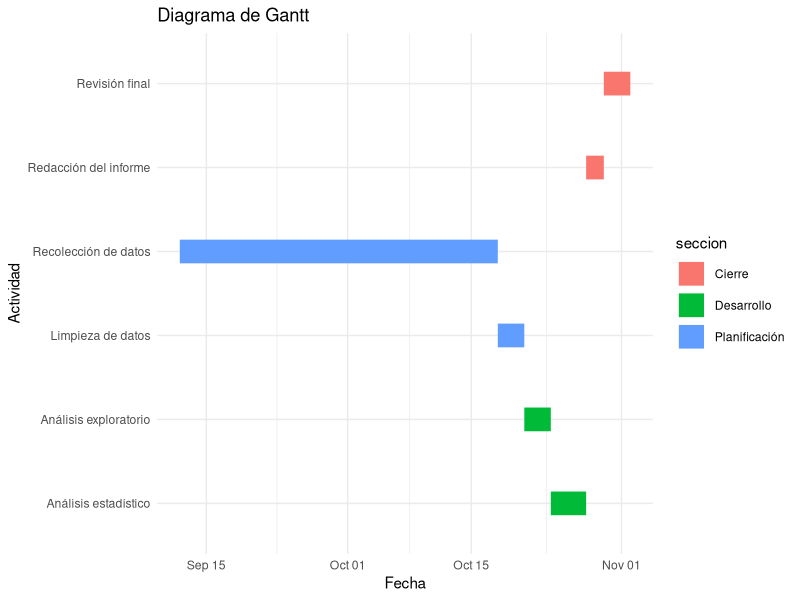
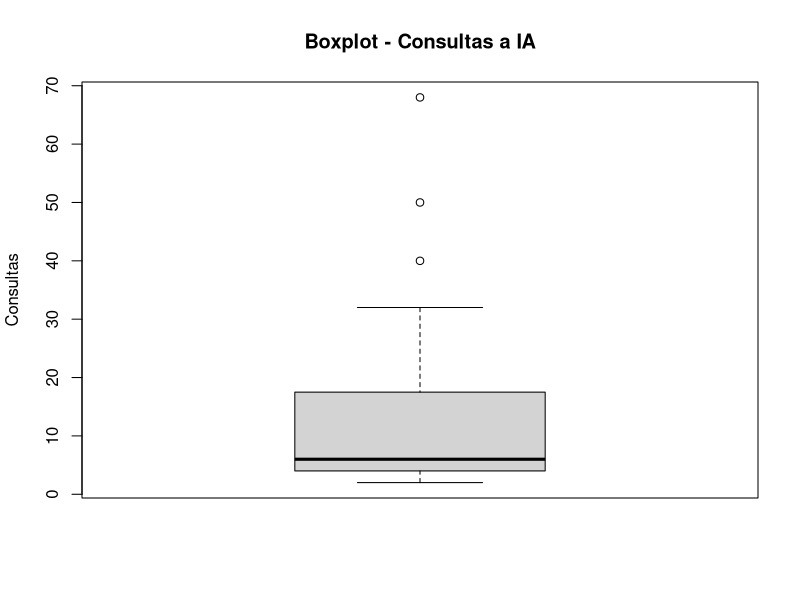
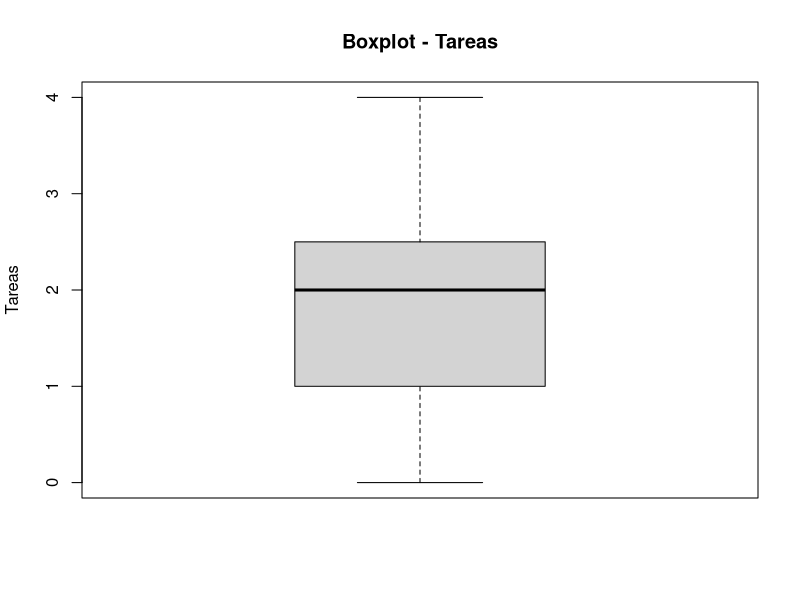
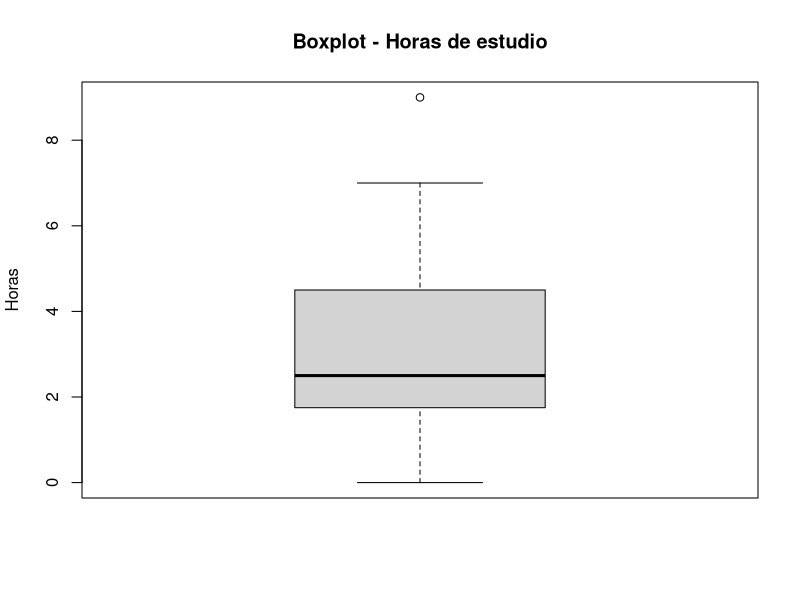
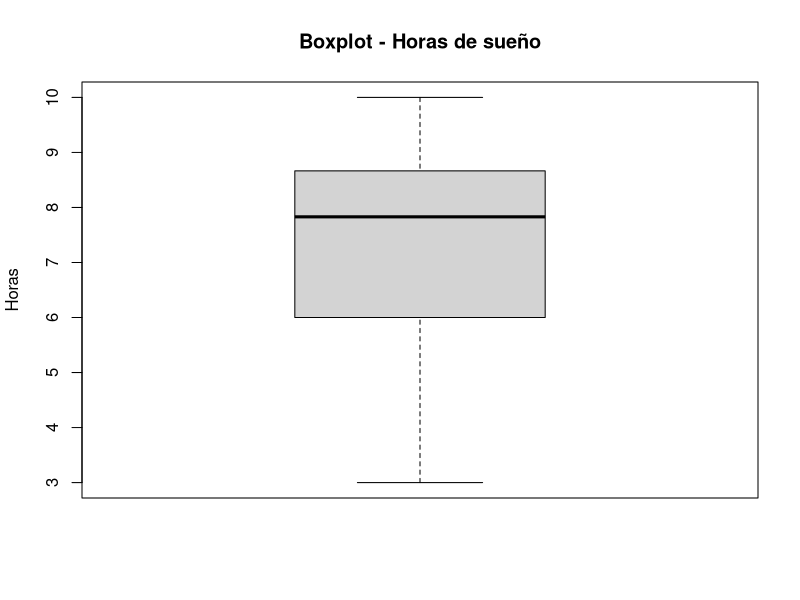
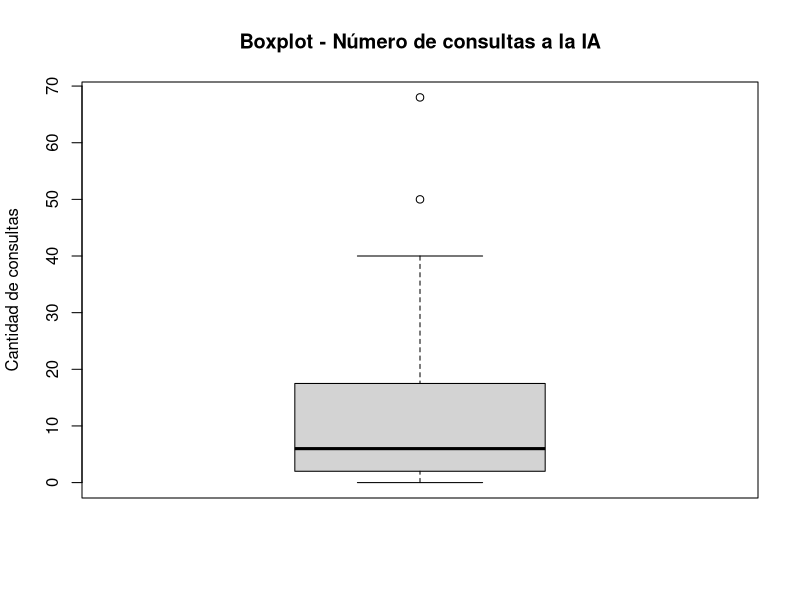
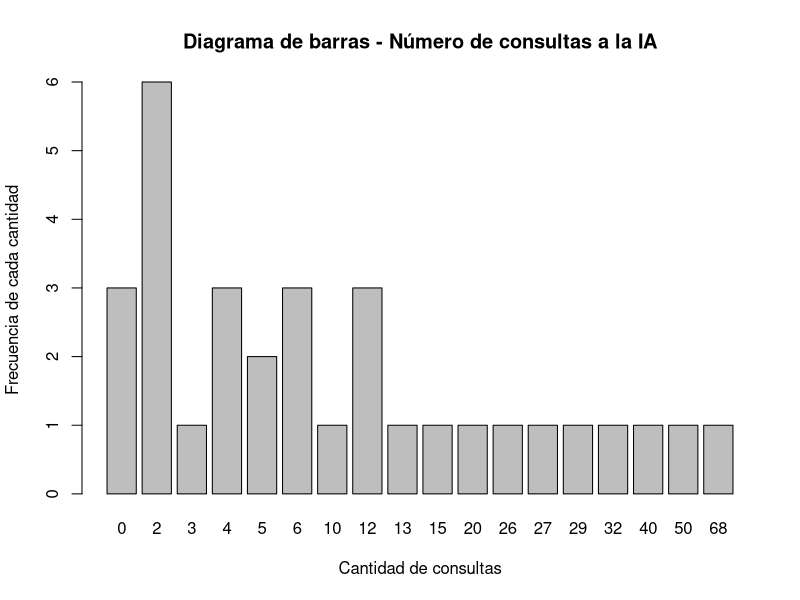
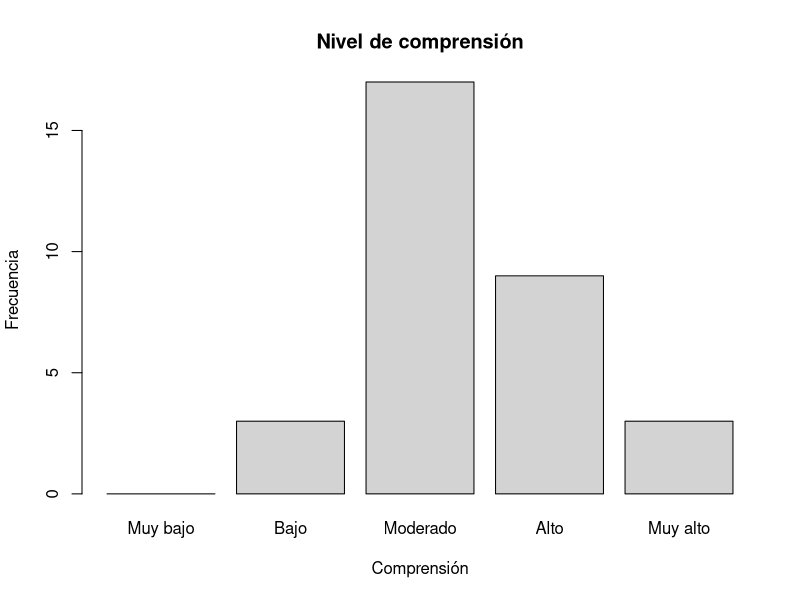

Here is the R script that generated these plots, in order:
## ---- chunk 1
library(ggplot2)

tareas <- data.frame(
  tarea = c(
    "Recolección de datos",
    "Limpieza de datos",
    "Análisis exploratorio",
    "Análisis estadístico",
    "Redacción del informe",
    "Revisión final"
  ),
  inicio = as.Date(c(
    "2026-09-12", "2026-10-18", "2026-10-21", "2026-10-24", "2026-10-28", "2026-10-30"
  )),
  fin = as.Date(c(
    "2026-10-18", "2026-10-21", "2026-10-24", "2026-10-28", "2026-10-30", "2026-11-02"
  )),
  seccion = c(
    "Planificación",
    "Planificación",
    "Desarrollo",
    "Desarrollo",
    "Cierre",
    "Cierre"
  )
)

ggplot(tareas,
       aes(x = inicio,
           xend = fin,
           y = tarea,
           yend = tarea,
           color = seccion)) +
  geom_segment(linewidth = 8) +
  labs(title = "Diagrama de Gantt",
       x = "Fecha",
       y = "Actividad") +
  theme_minimal()
## ---- chunk 2
library(readr)
library(dplyr)
library(tidyverse)
library(ggplot2)

DF <- read_csv("RespuestasDiario.csv")
## ---- chunk 3
names(DF)
DFL <- DF
## ---- chunk 4
DFL %>% rename(hora = `Marca temporal`
               , consultas = `¿Cuántas consultas a una IA realizaste hoy?`
               , uso = `¿Cuál fue el uso principal que le diste a la IA hoy?`
               , satisfaccion = `¿Qué nivel de satisfacción tienes con tu avance académico de hoy?`
               , tareas = `¿En cuántas tareas de hoy el uso de la IA te ahorró tiempo?`
               , curso = `¿Cuál es el código del curso sobre el que hiciste la mayoría de tus consultas a la IA hoy?`
               , estudio = `¿Cuántas horas efectivas de estudio acumulaste el día de hoy?`
               , sueno = `¿Cuántas horas dormiste la noche pasada?`
               , comprension = `¿Qué nivel de comprensión tuviste de las actividades académicas que realizaste hoy?`
               , email = `Dirección de correo electrónico`) -> DFL
## ---- chunk 5
DFL <- DFL[, c("hora", "consultas", "uso", "satisfaccion", "tareas", "curso", "estudio", "sueno", "comprension", "email")]
names(DFL)
## ---- chunk 6
DFAuxiliar <- read_csv("CorreosGrupo.csv")
## ---- chunk 7
DFL <- inner_join(DFL, DFAuxiliar, by = "email")
## ---- chunk 8
head(DFL[c("hora", "email", "Grupo")])
## ---- chunk 9
dim(DFL)
head(DFL)
sapply(DFL, class)
## ---- chunk 10
colSums(is.na(DFL))
## ---- chunk 11
round(colSums(is.na(DFL)) / nrow(DFL) * 100, 2)
## ---- chunk 12
sum(DFL$consultas == 0, na.rm = TRUE)
## ---- chunk 13
sum(DFL$tareas == 0, na.rm = TRUE)
## ---- chunk 14
sum(DFL$estudio == 0, na.rm = TRUE)
## ---- chunk 15
sum(DFL$sueno == 0, na.rm = TRUE)
## ---- chunk 16
length(unique(DFL$comprension))
unique(DFL$comprension)
## ---- chunk 17
length(unique(DFL$sueno))
unique(DFL$sueno)
## ---- chunk 18
length(unique(DFL$estudio))
unique(DFL$estudio)
## ---- chunk 19
length(unique(DFL$curso))
unique(DFL$curso)
## ---- chunk 20
length(unique(DFL$tareas))
unique(DFL$tareas)
## ---- chunk 21
length(unique(DFL$satisfaccion))
unique(DFL$satisfaccion)
## ---- chunk 22
length(unique(DFL$uso))
unique(DFL$uso)
## ---- chunk 23
length(unique(DFL$consultas))
unique(DFL$consultas)
## ---- chunk 24

#Se hace el filtrado por horas teniendo en cuenta que se guarda en el formato de 24 horas por lo que solo acotamos desde 21.5 osea 9:30 

DFL1<-DFL%>%filter(!(((hour(dmy_hms(hora)) + minute(dmy_hms(hora))/60) < 21.5))) %>% 

# en caso de superesswarnings es para evitar que arroje errores en consultas debido a que permite ingreso de datos vacios por lo que se trata de convertir a numero y de ahi vemos si es NA e inviertiendo mediante ! para quedarnos con los que si cumplan eso  
  
filter(!is.na(suppressWarnings(as.numeric(consultas))), 

# Repetimos el mismo tipo de filtrado con respecto a la variable tareas, sueno y estudio 

!is.na(suppressWarnings(as.numeric(tareas))),                                   
!is.na(suppressWarnings(as.numeric(estudio))),                           !is.na(suppressWarnings(as.numeric(sueno))))%>% 
  
#verificamos que las consultas y tareas sean numeros enteros 

filter(as.numeric(consultas)%%1==0, 
       as.numeric(tareas)%%1==0)

## ---- chunk 25
  DF2<-DFL1%>%mutate(
  
  # se arma el primer filtro para normalizar uso
  uso_= chartr("áéíóúÁÉÍÓÚ", "aeiouAEIOU", tolower(uso)),
  
  # el segundo filtro para la busqueda de palabras clave 
  usoC= str_detect(uso_,regex("\\b(ia|no|use|ningun[oa])\\b",ignore_case = TRUE)),
  
  # el tercer filtro ayuda a buscar datos no validos y validar los mismos
  cursoC = is.na(curso) | str_detect(curso, "^[ -]*$") | 
  str_detect(curso, "^[A-Za-z]{2}\\d{4}$"),
  
  # el cuarto filtro verifica las consultas y une con validacion de curso
  filtro=!usoC&cursoC&(as.numeric(consultas)>0|as.numeric(tareas)>0),
  
  # se aplica el filtro para cada dato relacionado
  uso = if_else(filtro, uso,NA_character_),
  
  consultas=if_else(filtro,consultas,NA_integer_),   
  
  tareas= if_else(filtro,tareas,NA_integer_),
  
  curso = if_else(filtro,curso,NA_character_)
  ) %>% select(-filtro, -usoC,-cursoC,-uso_)  
# despues se borra las columnas auxiliares     
## ---- chunk 26
# Número de consultas a IA
boxplot(DF2$consultas,
        main = "Boxplot - Consultas a IA",
        ylab = "Consultas")

boxplot.stats(DF2$consultas)$out
## ---- chunk 27
# Número de tareas donde la IA ahorró tiempo
boxplot(DF2$tareas,
        main = "Boxplot - Tareas",
        ylab = "Tareas")

boxplot.stats(DF2$tareas)$out
## ---- chunk 28
# Horas efectivas de estudio
boxplot(DF2$estudio,
        main = "Boxplot - Horas de estudio",
        ylab = "Horas")
        
boxplot.stats(DF2$estudio)$out
## ---- chunk 29
# Horas de sueño
boxplot(DF2$sueno,
        main = "Boxplot - Horas de sueño",
        ylab = "Horas")

boxplot.stats(DF2$sueno)$out
## ---- chunk 30
# Variabilidad de las consultas
range(DF2$consultas, na.rm = TRUE)
var(DF2$consultas, na.rm = TRUE)
sd(DF2$consultas, na.rm = TRUE)
IQR(DF2$consultas, na.rm = TRUE)
## ---- chunk 31
# Variabilidad de las tareas
range(DF2$tareas, na.rm = TRUE)
var(DF2$tareas, na.rm = TRUE)
sd(DF2$tareas, na.rm = TRUE)
IQR(DF2$tareas, na.rm = TRUE)
## ---- chunk 32
# Variabilidad de las horas de estudio
range(DF2$estudio, na.rm = TRUE)
var(DF2$estudio, na.rm = TRUE)
sd(DF2$estudio, na.rm = TRUE)
IQR(DF2$estudio, na.rm = TRUE)
## ---- chunk 33
# Variabilidad de las horas de sueño
range(DF2$sueno, na.rm = TRUE)
var(DF2$sueno, na.rm = TRUE)
sd(DF2$sueno, na.rm = TRUE)
IQR(DF2$sueno, na.rm = TRUE)
## ---- chunk 34
# Frecuencia del principal uso de IA
table(DF2$uso)
prop.table(table(DF2$uso)) * 100
## ---- chunk 35
# Frecuencia del nivel de satisfacción
table(DF2$satisfaccion)
prop.table(table(DF2$satisfaccion)) * 100
## ---- chunk 36
# Frecuencia del nivel de comprensión
table(DF2$comprension)
prop.table(table(DF2$comprension)) * 100
## ---- chunk 37
tabla_NA <- data.frame(
  Variable = names(DF2),
  Cantidad_NA = colSums(is.na(DF2)),
  Porcentaje_NA = round(colSums(is.na(DF2)) / nrow(DF2) * 100, 2),
  row.names = NULL
)
tabla_NA
## ---- chunk 38
#Revisamos si los NAs están en una mismo registro
table(rowSums(is.na(DF2)))
#Impacto si eliminamos los NAs
nrow(DF2)
nrow(na.omit(DF2))
round((1 - nrow(na.omit(DF2)) / nrow(DF2)) * 100, 2)
## ---- chunk 39
# DF2 sale de DFL1 sin filtrar filas, así que ambas bases están alineadas
# podemos recuperar de DFL1 los valores que el Paso 3 convirtió a NA.
nrow(DFL1) == nrow(DF2)

diagnostico <- DF2 %>%
  mutate(
    # Valores originales, antes del Paso 3
    consultas_orig = as.numeric(DFL1$consultas),
    tareas_orig    = as.numeric(DFL1$tareas),
    uso_orig       = as.character(DFL1$uso),
    curso_orig     = as.character(DFL1$curso),

    # ¿El estudiante declaró alguna actividad con IA ese día?
    hubo_actividad = consultas_orig > 0 | tareas_orig > 0,

    # Motivo por el que el registro quedó incompleto
    motivo = case_when(
      !is.na(uso)     ~ "Completo",
      !hubo_actividad ~ "Sin uso de IA",
      TRUE            ~ "Curso fuera de formato"
    )
  )

table(diagnostico$motivo)
## ---- chunk 40
# Perfil de cada grupo según las consultas que realmente declararon
diagnostico %>%
  filter(motivo != "Completo") %>%
  group_by(motivo) %>%
  summarise(
    n = n(),
    consultas_min   = min(consultas_orig),
    consultas_max   = max(consultas_orig),
    consultas_media = round(mean(consultas_orig), 1)
  )
## ---- chunk 41
DF3 <- diagnostico %>%
  mutate(
    # Marca si de verdad usó IA, según el motivo y no según si había NA
    uso_ia = motivo != "Sin uso de IA",

    # Si no usó IA, el valor verdadero es 0 
    # Cuantitativas discretas: 
    consultas = if_else(motivo == "Sin uso de IA", 0, consultas_orig),
    consultas= as.integer(consultas),
    tareas    = if_else(motivo == "Sin uso de IA", 0, tareas_orig),
    tareas= as.integer(tareas),

    # Cualitativa nominal: asignamos una categoría propia
    uso   = if_else(motivo == "Sin uso de IA", "No usó IA", uso_orig),
    uso = factor(uso,levels=unique(uso)),
    

  # Si solo falló el curso, se conservan sus datos reales
  # y únicamente el curso queda marcado como inválido
    curso = case_when(
      motivo == "Sin uso de IA"          ~ "No aplica",
      motivo == "Curso fuera de formato" ~ "Sin código válido",
      TRUE                               ~ curso_orig
    ),
      curso = factor(curso,levels=unique(curso)),

    # Cuantitativas continuas
    estudio = as.numeric(estudio),
    sueno   = as.numeric(sueno),

    # Ordinal, levels imponen el orden
    comprension = factor(comprension,
                         levels = c("Muy bajo", "Bajo", "Moderado", "Alto", "Muy alto"),
                         ordered = TRUE),

    satisfaccion = factor(satisfaccion, levels = 1:5, ordered = TRUE),

    # Identificador: el promedio de un número de grupo no tendría interpretación
    Grupo = factor(Grupo)
  ) %>%
# Se borran las columnas que solo sirvieron para el diagnóstico
  select(-consultas_orig, -tareas_orig, -uso_orig, -curso_orig,
         -hubo_actividad, -motivo)
## ---- chunk 42
# Verificamos que no quede ningún NA ni se hayan perdido filas
sum(is.na(DF3))
nrow(DF3)
table(DF3$uso_ia)
## ---- chunk 43
# Cuántas observaciones sobreviven a cada etapa del proceso
trazabilidad <- data.frame(
  Etapa = c("Base cruda (DF)", "Subset y join (DFL)", "Normalización (DFL1)",
            "Criterios (DF2)", "Gestión de nulos (DF3)"),
  Observaciones = c(nrow(DF), nrow(DFL), nrow(DFL1), nrow(DF2), nrow(DF3))
)
# Qué porcentaje de la base original representa cada etapa
trazabilidad$Retencion <- round(trazabilidad$Observaciones / nrow(DF) * 100, 2)
trazabilidad
## ---- chunk 44
# Mismo diagnóstico del Paso 1, ahora sobre la base limpia.
radiografia <- data.frame(
  Variable = names(DF3),
  Tipo = sapply(DF3, function(x) class(x)[1]),
  NA_total = colSums(is.na(DF3)),
  Porcentaje_NA = round(colSums(is.na(DF3)) / nrow(DF3) * 100, 2),
  Unicos = sapply(DF3, function(x) length(unique(x))),
  row.names = NULL
)
radiografia
## ---- chunk 45
# Conteo de ceros en cada numérica
sum(DF3$consultas == 0)
sum(DF3$tareas == 0)
sum(DF3$estudio == 0)
sum(DF3$sueno == 0)
## ---- chunk 46
# Verificamos que ninguna numérica se salga de los rangos del codebook.

data.frame(
  Variable = c("consultas", "tareas", "estudio", "sueno"),
  Restriccion = c("x >= 0", "x >= 0", "x >= 0", "0 <= x <= 24"),
  Minimo = c(min(DF3$consultas), min(DF3$tareas), min(DF3$estudio), min(DF3$sueno)),
  Maximo = c(max(DF3$consultas), max(DF3$tareas), max(DF3$estudio), max(DF3$sueno)),
  Cumple = c(all(DF3$consultas >= 0), all(DF3$tareas >= 0), all(DF3$estudio >= 0),
             all(DF3$sueno >= 0 & DF3$sueno <= 24))
)
## ---- chunk 47
# Filas idénticas en todas sus columnas
sum(duplicated(DF3))
# El diseño es longitudinal, cada estudiante debe tener un solo registro por día.
DF3 %>%
  mutate(fecha = substr(hora, 1, 10)) %>%
  count(email, fecha) %>%
  filter(n > 1)
## ---- chunk 48
# Observaciones limpias que aportó cada grupo
DF3 %>% count(Grupo)
## ---- chunk 49
# Filtro sobre nuestro grupo
GRUPO <- 6
DF3_grupo <- DF3 %>% filter(Grupo == GRUPO)

nrow(DF3_grupo)
DF3_grupo %>% count(email)
## ---- chunk 50
n_distinct(DF3$email)
## ---- chunk 51
boxplot(DF3$consultas,
        main = "Boxplot - Número de consultas a la IA",
        ylab = "Cantidad de consultas")
## ---- chunk 52
quantile(DF3$consultas, 0.5, na.rm = T, type = 3, )
quantile(DF3$consultas, 0.75, na.rm = T, type = 3, )
## ---- chunk 53
barplot(table(DF3$consultas),
        main = "Diagrama de barras - Número de consultas a la IA",
        xlab = "Cantidad de consultas",
        ylab = "Frecuencia de cada cantidad")
## ---- chunk 54
table(DF3$comprension)
round(prop.table(table(DF3$comprension)) * 100, 2)
round(cumsum(prop.table(table(DF3$comprension))) * 100, 2)
## ---- chunk 55
barplot(table(DF3$comprension),
        main = "Nivel de comprensión",
        xlab = "Comprensión",
        ylab = "Frecuencia",
        col = "lightgray")
## ---- chunk 56
boxplot(DF3$sueno)
## ---- chunk 57
hist(DF3$sueno,
     main = "Horas de sueño",
     xlab = "Horas",
     col = "lightgray",
     ylab = "Frecuencia")
## ---- chunk 58
summary(DF3$sueno)
round(sd(DF3$sueno),2)
IQR(DF3$sueno)
round(sd(DF3$sueno) / mean(DF3$sueno),2) #CV
## ---- chunk 59
boxplot(consultas ~ satisfaccion, data = DF3,
        main = "Nivel de satisfacción vs Número de consultas",
        xlab = "Nivel de satisfacción",
        ylab = "Cantidad de consultas")
## ---- chunk 60
quantile(DF3$consultas[DF3$satisfaccion == 3], 0.3, na.rm = T, type = 3)
quantile(DF3$consultas[DF3$satisfaccion == 4], 0.3, na.rm = T, type = 3)
quantile(DF3$consultas[DF3$satisfaccion == 5], 0.3, na.rm = T, type = 3)
## ---- chunk 61
cor.test(DF3$consultas,DF3$estudio,method="spearman")
## ---- chunk 62
ggplot(DF3, aes(x = consultas, y = estudio)) +
  geom_point(color = "navy", size = 2.5) +
  labs(
    title = "Consultas vs Estudio",
    x = "consultas",
    y = "estudio"
  )
## ---- chunk 63
DFC <- DF3[DF3$uso_ia == TRUE, ]
DFC$curso <- toupper(DFC$curso)
DFC$uso <- as.character(DFC$uso)
DFC <- DFC[DFC$curso %in% c("CC1105", "CS2031", "CC2101", "CS2013"), ]
DFC <- DFC[DFC$uso %in% c("Resolver ejercicios", "Resumir", "Programar", "Redactar"), ]
nrow(DFC)
## ---- chunk 64
tabla <- table(DFC$curso, DFC$uso)
tabla
round(prop.table(tabla, 1) * 100, 2)
## ---- chunk 65
barplot(t(tabla),
        beside = TRUE,
        legend.text = TRUE,
        main = "Uso de la IA según el curso",
        xlab = "Curso",
        ylab = "Frecuencia",
        ylim = c(0, 30))
## ---- chunk 66
mosaicplot(tabla,
           main = "Curso vs. uso de la IA",
           color = TRUE)
## ---- chunk 67
DF3 %>%
  filter(uso_ia) %>%
  mutate(
    uso_g = if_else(uso %in% c("Resolver ejercicios", "Resumir",
                                "Programar", "Redactar", "No usó IA"),
                     as.character(uso), "Otros"),
    ahorro = if_else(tareas == 0, "Sin tareas ahorradas", "Con tareas ahorradas")
  ) %>%
  count(uso_g, ahorro) %>%
  tidyr::pivot_wider(names_from = ahorro, values_from = n, values_fill = 0) %>%
  {
    tabla <- .[, c("uso_g", "Sin tareas ahorradas", "Con tareas ahorradas")]
    m <- t(as.matrix(tabla[, -1]))
    colnames(m) <- tabla$uso_g
    barplot(m,
            main = "Proporción de tareas ahorradas según el uso de IA",
            ylab = "Cantidad de registros",
            xlab = "Uso principal",
            col = c("steelblue", "gray80"))
    legend("topleft",
           legend = c("Sin ahorro", "Con ahorro"),
           fill = c("steelblue", "gray80"),
           cex = 0.8)
  }
## ---- chunk 68
DF3 %>%
  filter(uso_ia) %>%
  mutate(uso_g = if_else(uso %in% c("Resolver ejercicios", "Resumir",
                                     "Programar", "Redactar", "No usó IA"),
                          as.character(uso), "Otros")) %>%
  group_by(uso_g) %>%
  summarise(
    registros   = n(),
    ta_ahorrada = round(mean(tareas > 0, na.rm = TRUE) * 100, 1)
  ) %>%
  rename(Uso = uso_g)
## ---- chunk 69
boxplot(sueno ~ comprension, data = DF3,
        xlab = "comprension",
        ylab = "sueno",
        col = c("skyblue"))
## ---- chunk 70
DF3%>%group_by(comprension)%>% summarise(n=n(),
    Q1= quantile(sueno, 0.25, na.rm = TRUE),
    Mediana = quantile(sueno, 0.5 ,na.rm = TRUE),
    Q3= quantile(sueno, 0.75, na.rm = TRUE),
    RIC     = IQR(sueno, na.rm = TRUE),
    Media = mean(sueno,na.rm=TRUE),
    CV = (sd(sueno,na.rm=TRUE)/mean(sueno,na.rm=TRUE))
                                         )
